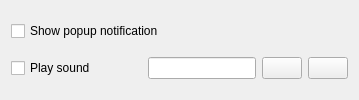
            <widget class="QWidget" name="newHighNotificationPage">
             <layout class="QGridLayout" name="gridLayout_42">
              <item row="0" column="0" colspan="3">
               <widget class="QCheckBox" name="cfg_highNotificationPopup">
                <property name="text">
                 <string>Show popup notification</string>
                </property>
               </widget>
              </item>
              <item row="1" column="1">
               <spacer name="horizontalSpacer_33">
                <property name="orientation">
                 <enum>Qt::Horizontal</enum>
                </property>
                <property name="sizeType">
                 <enum>QSizePolicy::Minimum</enum>
                </property>
                <property name="sizeHint" stdset="0">
                 <size>
                  <width>40</width>
                  <height>20</height>
                 </size>
                </property>
               </spacer>
              </item>
              <item row="1" column="0">
               <widget class="QCheckBox" name="cfg_highNotificationSound">
                <property name="text">
                 <string>Play sound</string>
                </property>
               </widget>
              </item>
              <item row="1" column="2">
               <layout class="QHBoxLayout" name="horizontalLayout_32">
                <item>
                 <widget class="QLineEdit" name="cfg_highNotificationSoundFile">
                  <property name="readOnly">
                   <bool>true</bool>
                  </property>
                 </widget>
                </item>
                <item>
                 <widget class="QPushButton" name="highNotificationPlayButton">
                  <property name="text">
                   <string/>
                  </property>
                  <property name="icon">
                   <iconset resource="../kueue.qrc">
                    <normaloff>:/icons/menus/play.png</normaloff>:/icons/menus/play.png</iconset>
                  </property>
                 </widget>
                </item>
                <item>
                 <widget class="QPushButton" name="highNotificationSoundButton">
                  <property name="text">
                   <string/>
                  </property>
                  <property name="icon">
                   <iconset resource="../kueue.qrc">
                    <normaloff>:/icons/menus/folder.png</normaloff>:/icons/menus/folder.png</iconset>
                  </property>
                 </widget>
                </item>
               </layout>
              </item>
             </layout>
            </widget>
